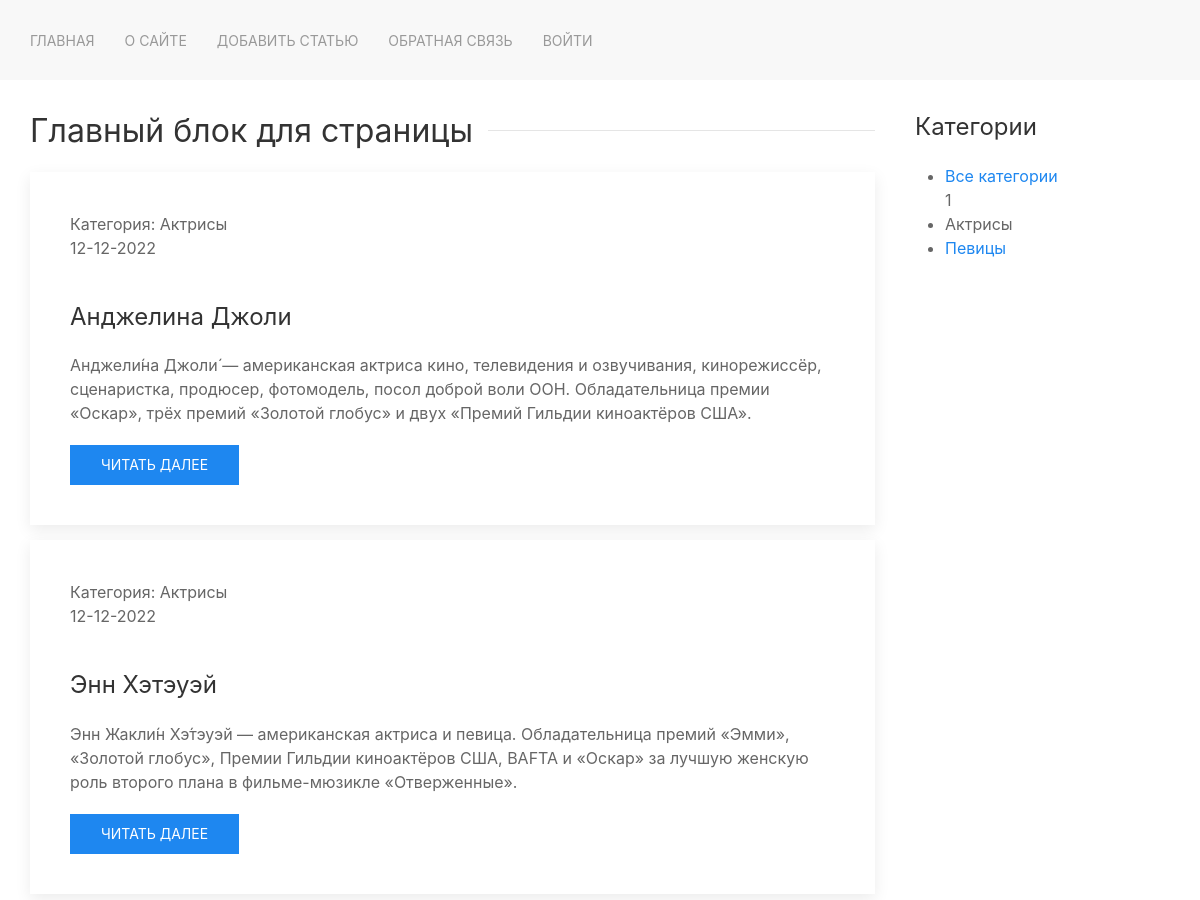
The app's page /category/1/ (upper part), older data.
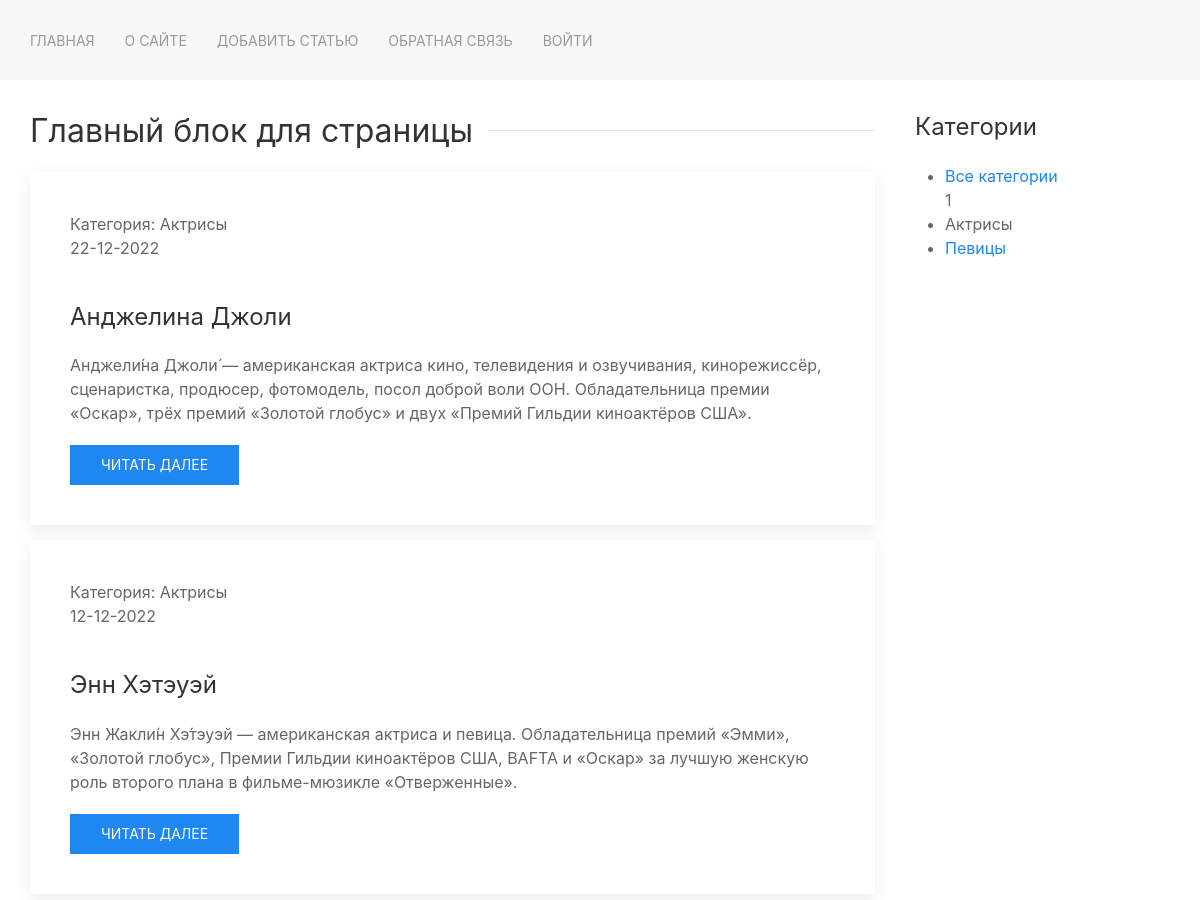
The same page, newer data.
### women/models.py (models this page shows, shortened)
class Women(models.Model):
    title = models.CharField(max_length=255, verbose_name="Заголовок")
    content = models.TextField(blank=True, verbose_name="Описание")
    photo = models.ImageField(upload_to="photo/%Y/%m/%d/", verbose_name="Фото")
    time_create = models.DateTimeField(auto_now_add=True, verbose_name="Дата создания")
    time_update = models.DateTimeField(auto_now=True, verbose_name="Обновлено")
    is_published = models.BooleanField(default=True, verbose_name="Опубликовано")
    cat = models.ForeignKey('Category', on_delete=models.PROTECT, null=True, verbose_name="Категория")
    def get_absolute_url(self):
        return reverse('post', kwargs={'post_id': self.pk})
    class Meta:
        verbose_name = "Известные женщины"
        verbose_name_plural = "Известные женщины"
        ordering = ['time_create', 'title']

class Category(models.Model):
    name = models.CharField(max_length=100, db_index=True, verbose_name="Категория")
    def __str__(self):
        return self.name
    def get_absolute_url(self):
        return reverse('category', kwargs={'cat_id': self.pk})
    class Meta:
        verbose_name = "Категория"
        verbose_name_plural = "Категории"
        ordering = ['id']

### women/views.py (the view)
# urls.py: path('category/<int:cat_id>/', show_category, name='category')
def show_category(request, cat_id):
    posts = Women.objects.filter(cat_id=cat_id)
    context = {
        'posts': posts,
        'menu': menu,
        'title': 'Главная страница',
        'category_selected': cat_id,
    }
    return render(request, 'women/index.html', context=context)

### women/templatetags/women_tags.py (called while the page is built)
@register.inclusion_tag('women/tags/list_categories.html')
def show_categories(sort=None, category_selected=0):
    if not sort:
        categories = Category.objects.all()
    else:
        categories = Category.objects.order_by(sort)
    return {'categories': categories, 'category_selected': category_selected}

### women/templates/women/index.html (shortened to what this page needs)
{% extends 'women/base.html' %}
{% block content %}
    <h2 class="uk-heading-line"><span>Главный блок для страницы</span></h2>
    {% for post in posts %}
        <div class="uk-card uk-card-default uk-card-body uk-width-1@m" style="margin-bottom: 15px">
            <span> Категория: {{ post.cat }}</span> <br>
            <span>{{post.time_update|date:"d-m-Y" }}</span>
            <h3 class="uk-card-title">{{ post.title }}</h3>
            <p>{{ post.content|linebreaks|truncatewords:50 }}</p>
            <a href="{{ post.get_absolute_url }}"><button class="uk-button uk-button-primary">Читать далее</button></a>
        </div>
    {% endfor %}
{% endblock content %}

Row changes from the older to the newer data that the page shows:
changed Women "Анджелина Джоли": time_update "12-12-2022" → "22-12-2022"
